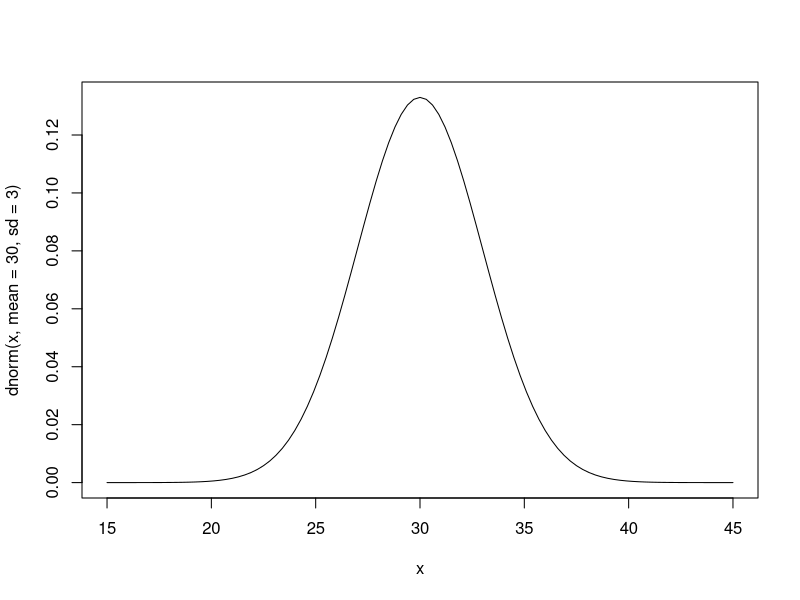
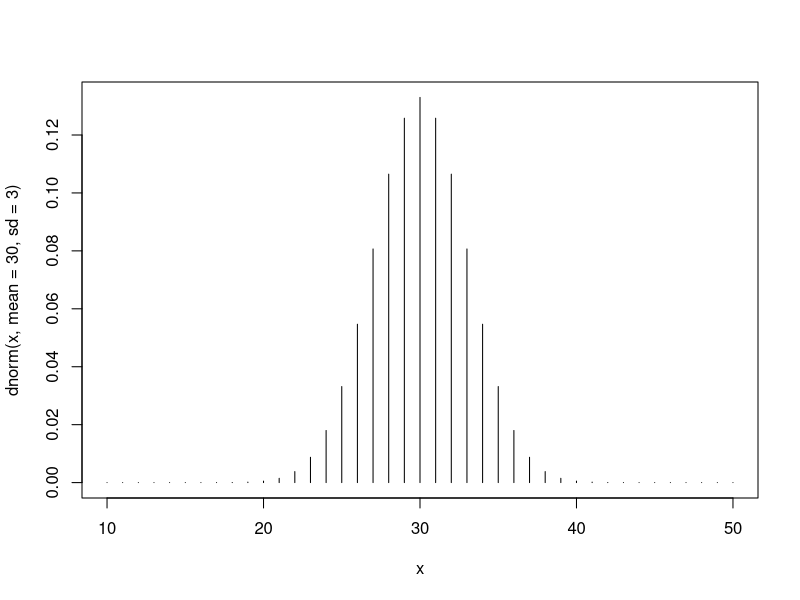
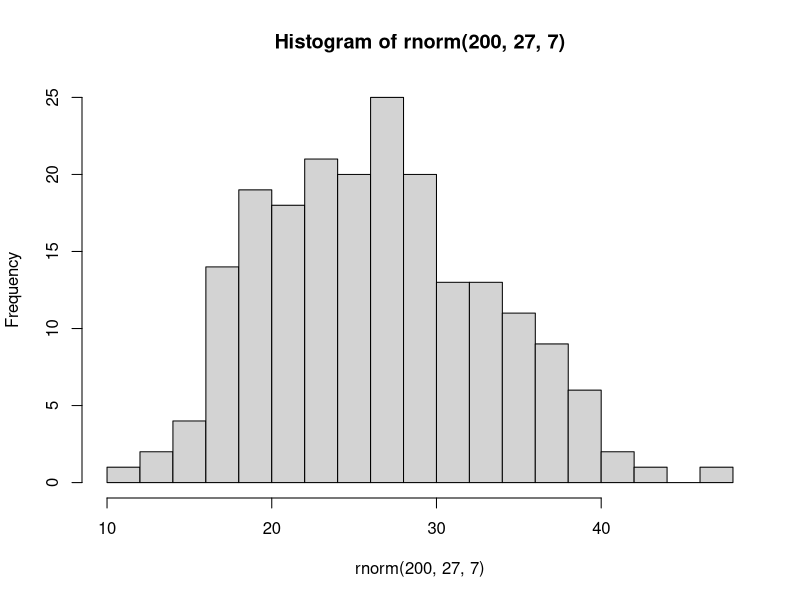

Source code (R) for these figures, in order:

# The Normal Distribution in R

# Question 1
#1
A=rnorm(100)
#2
mean(A)
sd(A)
#3
B <- rnorm(100, 2, 5)
#4
mean(B)
sd(B)
#5
dnorm(1.96)

# Question 2
pnorm(86, mean=62, sd=14.2, lower.tail=FALSE) 


# Question 3
#1
dnorm(28.5, mean=27, sd= 7)

#2 
# split.screen( figs = c( 1, 1 ) ) 
curve(dnorm(x, mean=30, sd= 3), from=15, to=45)
# Alternative
x <- 10:50
plot(x,dnorm(x, mean=30, sd= 3),type="h")

#3
set.seed(25)
hist(rnorm(200, 27,7), breaks = 15)

#4
qnorm(0.8, mean =27, sd = 7)
# 80% of the values in the distribution are LESS then this value

#5
pnorm(20, mean = 27, sd = 7)
